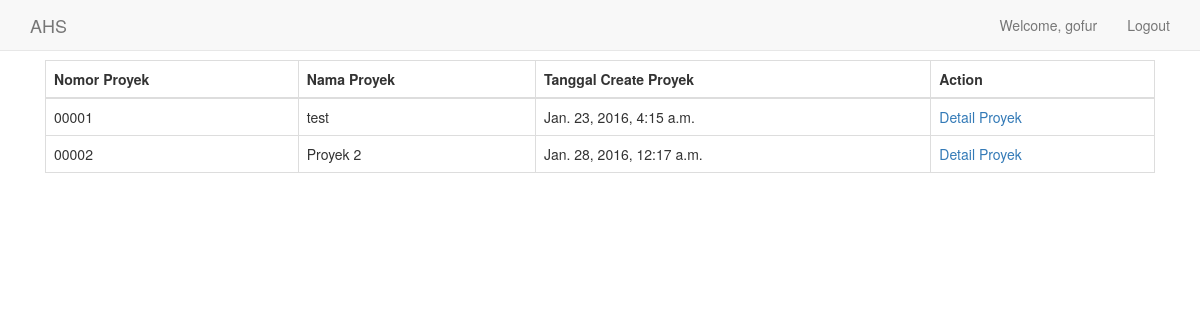
The app's page / (signed in) with its own data.
### setting_proyek/models.py (models this page shows, shortened)
class Proyek(models.Model):
	nomor_proyek =	models.CharField(max_length=10,unique=True)
	nama_proyek = models.CharField(max_length=200, blank=False)
	updated = models.DateTimeField(auto_now=True)
	timestamp =  models.DateTimeField(auto_now_add=True)
	pengguna = models.ForeignKey(User)

### ahs/views.py (the view)
# urls.py: url(r'^$', index, name="index"),
@login_required(login_url='/login/')
def index(request):
    if request.user.is_authenticated():
        query_set = Proyek.objects.filter(pengguna_id=request.user.id)
        context = {
                "object_list": query_set,
            }
        return render(request,"index.html", context)
    else:
        return HttpResponseRedirect("/login/")

### templates/index.html
{% extends "base.html" %}
{% block menu %}
{% include "navbar.html" %}
{% endblock menu %}
{% block content %}
<div class="col-sm-12">
<div class="table-responsive">
<table class="table table-bordered">
<thead> <tr> <th>Nomor Proyek</th> <th>Nama Proyek</th> <th>Tanggal Create Proyek</th> <th> Action</th>
</tr> </thead> <tbody>
{% for obj in object_list %}
 <tr>
 <td>{{ obj.nomor_proyek }}</td>
    <td>{{ obj.nama_proyek }}</td>
    <td>{{ obj.timestamp }}</td>
    <td><a href='transaksi_ahs/detail/{{ obj.id }}'>Detail Proyek</a></td>
</tr>
{% endfor %}
</tbody> </table>
</div>
</div>
{% endblock content %}

### templates/navbar.html (shortened to what this page needs)
{% load staticfiles %}
{% block content %}
<nav class="navbar navbar-default navbar-fixed-top">
      <div class="container">
        <div class="navbar-header">
          <a class="navbar-brand" href="/">AHS</a>
        </div>
        <div id="navbar" class="navbar-collapse collapse">
          <ul class="nav navbar-nav navbar-right">
            <li><a href="#">Welcome, {{ user }}</a></li>
            <li><a href="/logout/">Logout <span class="sr-only">(current)</span></a></li>
          </ul>
        </div>
      </div>
    </nav>
<br>
<br>
<br>
{% endblock content %}

### static/css/base.css (style rules this page uses)
body { color: #DFDFDF; }

### records on screen
Proyek: nomor_proyek "00001", nama_proyek "test", timestamp "Jan. 23, 2016, 4:15 a.m."
Proyek: nomor_proyek "00002", nama_proyek "Proyek 2", timestamp "Jan. 28, 2016, 12:17 a.m."

### other values on screen
{{ user }} "gofur"
